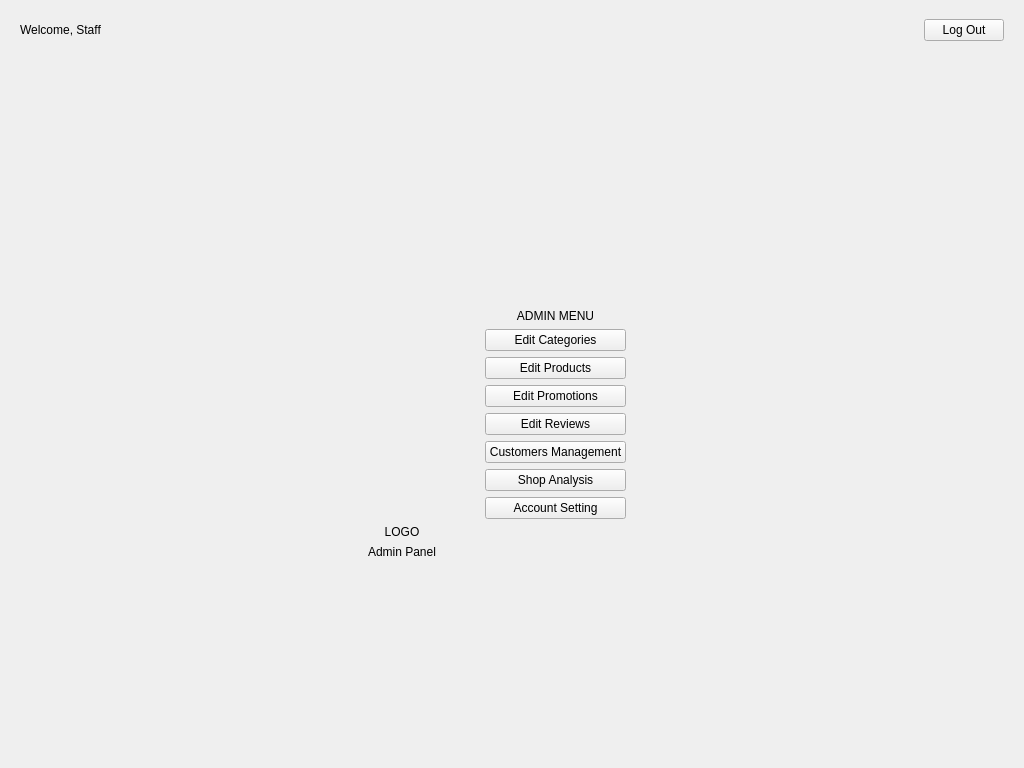
<?xml version="1.0" encoding="UTF-8"?>
<ui version="4.0">
 <class>StaffDashboard</class>
 <widget class="QWidget" name="StaffDashboard">
  <property name="geometry">
   <rect>
    <x>0</x>
    <y>0</y>
    <width>1024</width>
    <height>768</height>
   </rect>
  </property>
  <property name="windowTitle">
   <string>Staff Dashboard</string>
  </property>
  <layout class="QVBoxLayout" name="verticalLayout_Main">
   <property name="spacing">
    <number>0</number>
   </property>
   <property name="leftMargin">
    <number>0</number>
   </property>
   <property name="topMargin">
    <number>0</number>
   </property>
   <property name="rightMargin">
    <number>0</number>
   </property>
   <property name="bottomMargin">
    <number>0</number>
   </property>
   <item>
    <widget class="QWidget" name="headerContainer" native="true">
     <property name="minimumSize">
      <size>
       <width>0</width>
       <height>60</height>
      </size>
     </property>
     <property name="maximumSize">
      <size>
       <width>16777215</width>
       <height>60</height>
      </size>
     </property>
     <layout class="QHBoxLayout" name="horizontalLayout_Header">
      <property name="leftMargin">
       <number>20</number>
      </property>
      <property name="topMargin">
       <number>0</number>
      </property>
      <property name="rightMargin">
       <number>20</number>
      </property>
      <property name="bottomMargin">
       <number>0</number>
      </property>
      <item alignment="Qt::AlignmentFlag::AlignVCenter">
       <widget class="QLabel" name="lblWelcome">
        <property name="text">
         <string>Welcome, Staff</string>
        </property>
       </widget>
      </item>
      <item>
       <spacer name="horizontalSpacer_Header">
        <property name="orientation">
         <enum>Qt::Orientation::Horizontal</enum>
        </property>
        <property name="sizeHint" stdset="0">
         <size>
          <width>40</width>
          <height>20</height>
         </size>
        </property>
       </spacer>
      </item>
      <item alignment="Qt::AlignmentFlag::AlignVCenter">
       <widget class="QPushButton" name="btnLogout">
        <property name="text">
         <string>Log Out</string>
        </property>
       </widget>
      </item>
     </layout>
    </widget>
   </item>
   <item>
    <widget class="QStackedWidget" name="dashboardStack">
     <property name="currentIndex">
      <number>0</number>
     </property>
     <widget class="QWidget" name="pageMenu">
      <layout class="QGridLayout" name="gridLayout_Center">
       <item row="1" column="1">
        <widget class="QWidget" name="centerContainer" native="true">
         <layout class="QHBoxLayout" name="horizontalLayout_Cards">
          <property name="spacing">
           <number>0</number>
          </property>
          <property name="leftMargin">
           <number>0</number>
          </property>
          <property name="topMargin">
           <number>0</number>
          </property>
          <property name="rightMargin">
           <number>0</number>
          </property>
          <property name="bottomMargin">
           <number>0</number>
          </property>
          <item>
           <widget class="QWidget" name="frameStack" native="true">
            <layout class="QVBoxLayout" name="verticalLayout_Left">
             <item>
              <spacer name="verticalSpacer_LeftTop">
               <property name="orientation">
                <enum>Qt::Orientation::Vertical</enum>
               </property>
               <property name="sizeHint" stdset="0">
                <size>
                 <width>20</width>
                 <height>40</height>
                </size>
               </property>
              </spacer>
             </item>
             <item>
              <widget class="QLabel" name="lblLogo_1">
               <property name="text">
                <string>LOGO</string>
               </property>
               <property name="alignment">
                <set>Qt::AlignmentFlag::AlignCenter</set>
               </property>
              </widget>
             </item>
             <item>
              <widget class="QLabel" name="lblSlogan">
               <property name="text">
                <string>Admin Panel</string>
               </property>
               <property name="alignment">
                <set>Qt::AlignmentFlag::AlignCenter</set>
               </property>
              </widget>
             </item>
            </layout>
           </widget>
          </item>
          <item>
           <widget class="QWidget" name="frameHome" native="true">
            <layout class="QVBoxLayout" name="verticalLayout_Right">
             <property name="leftMargin">
              <number>40</number>
             </property>
             <property name="rightMargin">
              <number>40</number>
             </property>
             <item>
              <spacer name="verticalSpacer_RightTop">
               <property name="orientation">
                <enum>Qt::Orientation::Vertical</enum>
               </property>
               <property name="sizeHint" stdset="0">
                <size>
                 <width>20</width>
                 <height>40</height>
                </size>
               </property>
              </spacer>
             </item>
             <item>
              <widget class="QLabel" name="lblLogo_2">
               <property name="text">
                <string>ADMIN MENU</string>
               </property>
               <property name="alignment">
                <set>Qt::AlignmentFlag::AlignCenter</set>
               </property>
              </widget>
             </item>
             <item>
              <widget class="QPushButton" name="btnEditCategories">
               <property name="text">
                <string>Edit Categories</string>
               </property>
              </widget>
             </item>
             <item>
              <widget class="QPushButton" name="btnEditProducts">
               <property name="text">
                <string>Edit Products</string>
               </property>
              </widget>
             </item>
             <item>
              <widget class="QPushButton" name="btnEditPromotions">
               <property name="text">
                <string>Edit Promotions</string>
               </property>
              </widget>
             </item>
             <item>
              <widget class="QPushButton" name="btnEditReviews">
               <property name="text">
                <string>Edit Reviews</string>
               </property>
              </widget>
             </item>
             <item>
              <widget class="QPushButton" name="btnCustomers">
               <property name="text">
                <string>Customers Management</string>
               </property>
              </widget>
             </item>
             <item>
              <widget class="QPushButton" name="btnAnalysis">
               <property name="text">
                <string>Shop Analysis</string>
               </property>
              </widget>
             </item>
             <item>
              <widget class="QPushButton" name="btnAccountSetting">
               <property name="text">
                <string>Account Setting</string>
               </property>
              </widget>
             </item>
             <item>
              <spacer name="verticalSpacer_RightBot">
               <property name="orientation">
                <enum>Qt::Orientation::Vertical</enum>
               </property>
               <property name="sizeHint" stdset="0">
                <size>
                 <width>20</width>
                 <height>40</height>
                </size>
               </property>
              </spacer>
             </item>
            </layout>
           </widget>
          </item>
         </layout>
        </widget>
       </item>
       <item row="0" column="1">
        <spacer name="verticalSpacer_Top">
         <property name="orientation">
          <enum>Qt::Orientation::Vertical</enum>
         </property>
         <property name="sizeHint" stdset="0">
          <size>
           <width>20</width>
           <height>40</height>
          </size>
         </property>
        </spacer>
       </item>
       <item row="2" column="1">
        <spacer name="verticalSpacer_Bot">
         <property name="orientation">
          <enum>Qt::Orientation::Vertical</enum>
         </property>
         <property name="sizeHint" stdset="0">
          <size>
           <width>20</width>
           <height>40</height>
          </size>
         </property>
        </spacer>
       </item>
       <item row="1" column="0">
        <spacer name="horizontalSpacer_Left">
         <property name="orientation">
          <enum>Qt::Orientation::Horizontal</enum>
         </property>
         <property name="sizeHint" stdset="0">
          <size>
           <width>40</width>
           <height>20</height>
          </size>
         </property>
        </spacer>
       </item>
       <item row="1" column="2">
        <spacer name="horizontalSpacer_Right">
         <property name="orientation">
          <enum>Qt::Orientation::Horizontal</enum>
         </property>
         <property name="sizeHint" stdset="0">
          <size>
           <width>40</width>
           <height>20</height>
          </size>
         </property>
        </spacer>
       </item>
      </layout>
     </widget>
    </widget>
   </item>
  </layout>
 </widget>
 <resources/>
 <connections/>
</ui>
